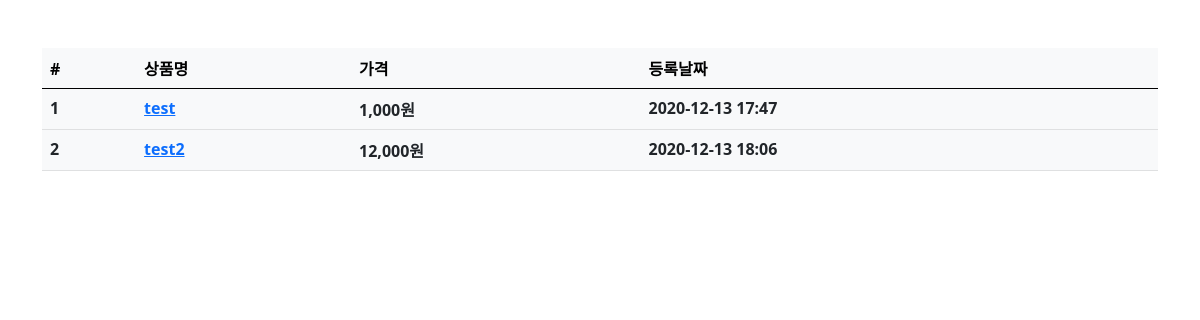
Before: /product/ with the older database file.
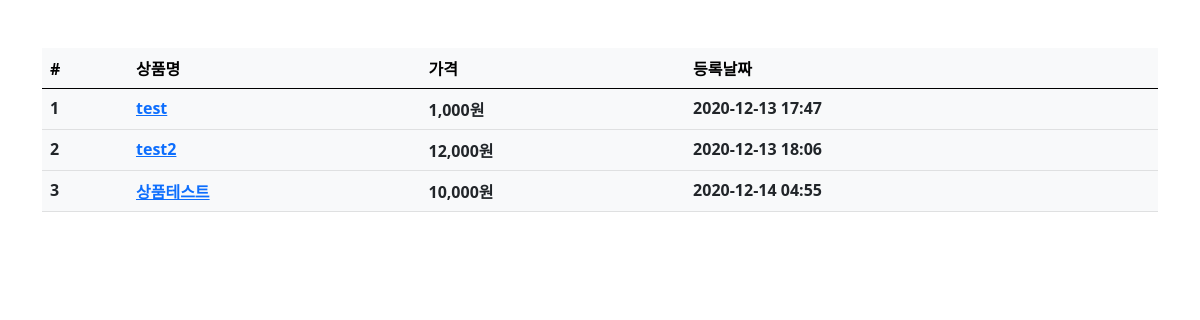
After: the same page with the newer database file.
### product/models.py (models this page shows, shortened)
class Product(models.Model):
    name = models.CharField(max_length=256, verbose_name='상품명')
    price = models.IntegerField(verbose_name='상품가격')
    description = models.TextField(verbose_name='상품설명')
    stock = models.IntegerField(verbose_name='재고')
    register_date = models.DateTimeField(auto_now_add=True, verbose_name='등록날짜')
    class Meta:
        db_table = 'fastcampus_product'
        verbose_name = '상품'
        verbose_name_plural = '상품'

### product/views.py (the view)
# urls.py: path('product/', ProductList.as_view()),
class ProductList(ListView):
    model = Product
    template_name = 'product.html'
    context_object_name = 'product_list'

### product/templates/product.html (shortened to what this page needs)
{% extends "base.html" %}
{% load humanize %}
{% block contents %}
<div class="row mt-5">
    <div class="col-12">
        <table class="table table-light">
            <thead class="thead-light">
                <tr>
                    <th scope="col">#</th>
                    <th scope="col">상품명</th>
                    <th scope="col">가격</th>
                    <th scope="col">등록날짜</th>
                </tr>
            </thead>
            <tbody class="text-dark">
                {% for product in product_list %}
                <tr>
                    <th scope="row">{{ product.id }}</th>
                    <th scope="row"><a id="product-{{ product.id }}" onmouseover="product_detail( {{ product.id }} );" onmouseout="product_leave( {{ product.id }} );"
                         href="/product/{{ product.id }}">{{ product.name }}</a></th>
                    <th scope="row">{{ product.price |intcomma }}원</th>
                    <th scope="row">{{ product.register_date|date:'Y-m-d H:i' }}</th>
                </tr>
                {% endfor %}
            </tbody>
        </table>
    </div>
</div>
{% endblock %}

### fcuser/templates/base.html (shortened to what this page needs)
<html>
    <head>
        <link href="https://cdn.jsdelivr.net/npm/bootstrap@5.0.0-beta1/dist/css/bootstrap.min.css" rel="stylesheet">
    </head>
<body>
    <div class="container">
        {% block contents %}
        {% endblock %}
    </div>
</body>
</html>

Changed rows visible on the page:
added Product: id "3", name "상품테스트", price "10,000", register_date "2020-12-14 04:55"
